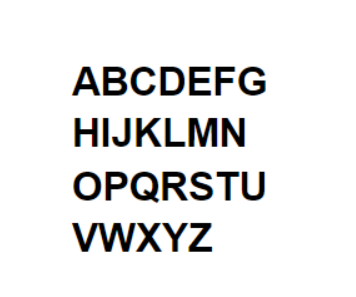
%> input picture Proyecto MatLab Detección de texto por imagen/ProyectoImagen/alfabeto.bmp, 356 x 297 px
$ octave --eval "Alfabeto;"   (GNU Octave 9; MATLAB toolbox functions it lacks are replaced by stand-ins)
%> lines starting %> are read from the running program, lines starting %| are printed output that depends on the picture; in (x1, y1, x2, y2) boxes, pixels count from 0 and x2, y2 are one past the last pixel; in counts of white or black regions, pixels touching at a corner belong together; the program's own positions count from 1
### Proyecto MatLab Detección de texto por imagen/ProyectoImagen/MaximoContraste.m
function immaxcont = MaximoContraste(im)
M = max(max(im));
m = min(min(im));

if(isinteger(max(max(im))))
    I = ((im - m)./(M - m))* 255;
else
    I = (im - m)./(M - m);
end
immaxcont = I;
end

### Proyecto MatLab Detección de texto por imagen/ProyectoImagen/Alfabeto.m
function Alfabeto

im = imread('alfabeto.bmp');
%> im is the input picture: size 297x356x3 uint8; mean R, G, B 232.9, 232.9, 232.9
punto_inicio_fila = 1;
contador = 1;
R1 = im(:,:,1);
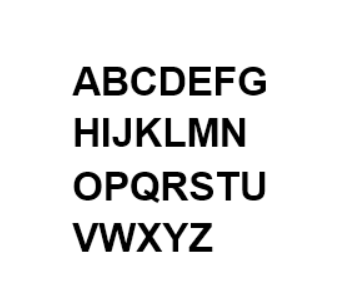
%> R1: size 297x356 uint8; min 0, max 255, mean 232.9
G1 = im(:,:,2);
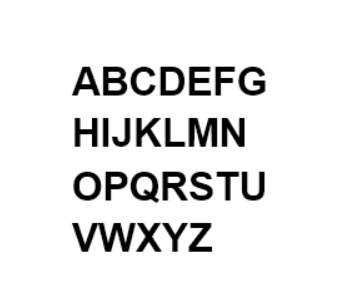
%> G1: size 297x356 uint8; min 0, max 255, mean 232.9; mean of the top-left, top-right, bottom-left and bottom-right quarters 228.8, 233.8, 228.2, 240.8
B1 = im(:,:,3);
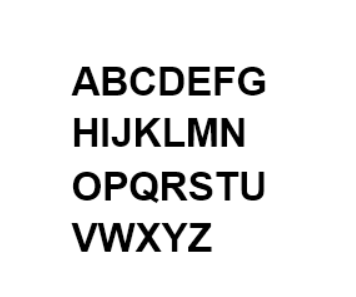
%> B1: size 297x356 uint8; min 0, max 255, mean 232.9; mean of the top-left, top-right, bottom-left and bottom-right quarters 228.7, 234, 228.1, 240.9
imbn = 0.3*R1+0.59*G1+0.11*B1;
%figure;imshow(imbn);title('Imagen en escala de grises');
imcontraste=MaximoContraste(imbn); %Binarizacion
%> in MaximoContraste, `M = max(max(im));`: M = 255
%> in MaximoContraste, `m = min(min(im));`: m = 0
%> in MaximoContraste, `I = ((im - m)./(M - m))* 255;`:
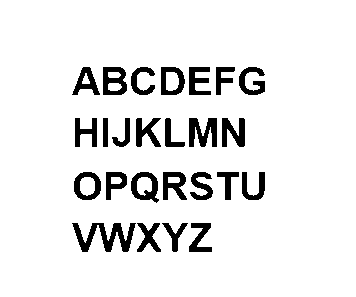
%> I: size 297x356 uint8; 91.4% white; 25 black regions, largest, box (x1, y1, x2, y2) and area: (72, 223, 136, 252) 848, (189, 118, 217, 147) 549, (103, 67, 127, 95) 452
%figure;imshow(imcontraste);title('Imagen binarizada');
imneg=255-imcontraste;
%figure;imshow(imneg);title('Imagen invertida');
sumafilas = sum(imneg,2);
%> sumafilas = 297 values, max 34935 at index 177, min 0 at index 1, mean 7834.6
sumafilasnormalizada = (sumafilas/(410e3));
%> sumafilasnormalizada = 297 values, max 0.0852 at index 177, min 0 at index 1, mean 0.0191
%plot(sumafilasnormalizada);ylim([0 1.5]);

for i=1:length(sumafilasnormalizada)
    if sumafilasnormalizada(i,:)>0.03
        sumafilasnormalizada(i,:)=1;
    end
end
%> after the loop, sumafilasnormalizada = 297 values, max 1 at index 68, min 0 at index 1, mean 0.384

%plot(sumafilasnormalizada);ylim([0 1.5]);
j=1;
while (j<length(sumafilasnormalizada))

    while (sumafilasnormalizada(j,:) ==0)

        if(j==length(sumafilasnormalizada))

            break
        else
            j=j+1;
        end
    end

    if(j==length(sumafilasnormalizada))
        break
    else
        punto_inicio_fila = j;
    end

    while (sumafilasnormalizada(j,:) ==1)

        j=j+1;

    end

    punto_final_fila = j;

    j = j+3;


    imfila = imneg(punto_inicio_fila:punto_final_fila,:);
%     figure();imshow(imfila);
    sumacolumnas = sum(imfila);
    sumacolumnasnormalizada = (sumacolumnas/(7*10e2));

     %figure();plot(sumacolumnasnormalizada);xlim([0 450]);
    k=1;
    while (k<length(sumacolumnasnormalizada))


        while (sumacolumnasnormalizada(:,k) <0.1)

            if(k==length(sumacolumnasnormalizada))
                break
            else
                k=k+1;
            end
        end

        if(k==length(sumacolumnasnormalizada))
            break
        else
            punto_inicio_letra = k;
        end


        while (sumacolumnasnormalizada(:,k) >0.1)

            if(k==length(sumacolumnasnormalizada))
                break
            else
                k=k+1;
            end

        end

        punto_final_letra = k;

        k = k+1;


        car = imfila(:,punto_inicio_letra:punto_final_letra);
        [m,n]=size(car);
        carcuadrada = [zeros(m,fix((m-n)/2)) car zeros(m,fix((m-n)/2))];
        [m1,n1]=size(carcuadrada);
        carcuadrada2 = [zeros(1,n1);carcuadrada;zeros(1,n1)];
       [m2,n2]=size(carcuadrada2);
       carcuadrada3 = [zeros(m2,1) carcuadrada2 zeros(m2,1)];
        carNN = imresize(carcuadrada3,[32 32]);
       %  figure();imshow(carNN);

         switch contador
            case 1
                imwrite(carNN,'A.png');
            case 2
                imwrite(carNN,'B.png');
            case 3
                imwrite(carNN,'C.png');
            case 4
                imwrite(carNN,'D.png');
            case 5
                imwrite(carNN,'E.png');
            case 6
                imwrite(carNN,'F.png');
            case 7
                imwrite(carNN,'G.png');
            case 8
                imwrite(carNN,'H.png');
            case 9
                imwrite(carNN,'I.png');
            case 10
                imwrite(carNN,'J.png');
            case 11
                imwrite(carNN,'K.png');
            case 12
                imwrite(carNN,'L.png');
            case 13
               imwrite(carNN,'M.png');
            case 14
                imwrite(carNN,'N.png');
            case 15
                imwrite(carNN,'O.png');
            case 16
                imwrite(carNN,'P.png');
            case 17
                imwrite(carNN,'Q.png');
            case 18
                imwrite(carNN,'R.png');
            case 19
                imwrite(carNN,'S.png');
            case 20
                imwrite(carNN,'T.png');
            case 21
                imwrite(carNN,'U.png');
            case 22
                imwrite(carNN,'V.png');
            case 23
                imwrite(carNN,'W.png');
            case 24
                imwrite(carNN,'X.png');
            case 25
                imwrite(carNN,'Y.png');
            case 26
                imwrite(carNN,'Z.png');
         end
        contador = contador+1;
    end
end
%> this loop made 5 passes
%> (punto_inicio_fila, punto_final_fila, j) on passes 1 to 4: (68, 96, 99), (119, 148, 151), (173, 201, 204), (224, 253, 256)
%> pass 1, in Alfabeto, `imfila = imneg(punto_inicio_fila:punto_final_fila,:);`:
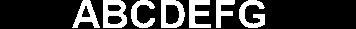
%> imfila: size 29x356 uint8; 24.5% white; 7 white regions, largest, box (x1, y1, x2, y2) and area: (103, 0, 127, 28) 452, (239, 0, 265, 28) 384, (161, 0, 185, 28) 383
%> pass 1, in Alfabeto, `while (k<length(sumacolumnasnormalizada))   while (sumacolumnasnormali..`:
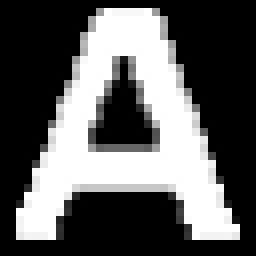
%> saved as A.png: size 32x32 uint8 (shown 8 times larger); min 0, max 255, mean 93.3
%> pass 1, in Alfabeto, `while (k<length(sumacolumnasnormalizada))   while (sumacolumnasnormali..`:
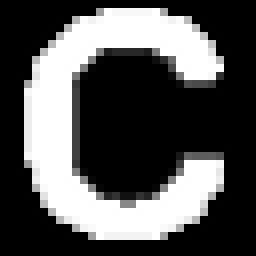
%> saved as C.png: size 32x32 uint8 (shown 8 times larger); min 0, max 255, mean 84.1
%> after the loop, contador = 27; j = 297; punto_inicio_letra = 190

$ run again, with Proyecto MatLab Detección de texto por imagen/ProyectoImagen/prueba.png saved as Proyecto MatLab Detección de texto por imagen/ProyectoImagen/alfabeto.bmp
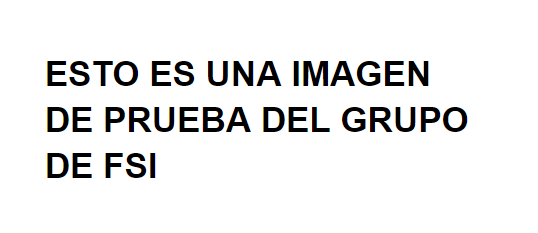
%> input picture Proyecto MatLab Detección de texto por imagen/ProyectoImagen/prueba.png, 538 x 233 px
%> in Alfabeto, im is the input picture: size 233x538x3 uint8; mean R, G, B 235.3, 235.2, 235.2
%> M = 255
%> m = 0
%> in MaximoContraste, `I = ((im - m)./(M - m))* 255;`:
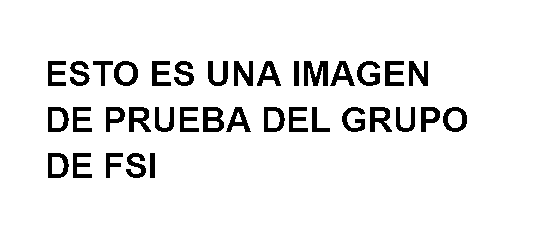
%> I: size 233x538 uint8; 92.4% white; 36 black regions, largest, box (x1, y1, x2, y2) and area: (304, 61, 328, 86) 402, (203, 107, 224, 132) 346, (129, 107, 151, 132) 320
%> sumafilas = 233 values, max 64005 at index 111, min 0 at index 1, mean 10397
%> in Alfabeto, `sumafilasnormalizada = (sumafilas/(410e3));`: sumafilasnormalizada = 233 values, max 0.156 at index 111, min 0 at index 1, mean 0.0254
%> after the loop in Alfabeto, `for i=1:length(sumafilasnormalizada)`: sumafilasnormalizada = 233 values, max 1 at index 62, min 0 at index 1, mean 0.263
%> the loop in Alfabeto, `while (j<length(sumafilasnormalizada))` made 9 passes
%> (punto_inicio_fila, punto_final_fila, j, sumacolumnas, sumacolumnasnormalizada) on passes 4, 6, 7: (161, 161, 164, 8160, 1.17), (171, 171, 174, 8160, 1.17), (174, 174, 177, 8925, 1.27)
%> pass 1, in Alfabeto, `while (k<length(sumacolumnasnormalizada))   while (sumacolumnasnormali..`:
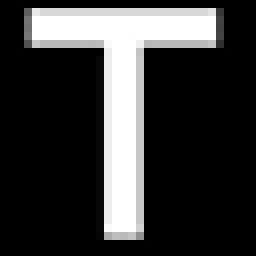
%> saved as C.png: size 32x32 uint8 (shown 8 times larger); min 0, max 255, mean 55.4
%> after the loop in Alfabeto, `while (j<length(sumafilasnormalizada))`: contador = 43; j = 233; punto_inicio_letra = 151
